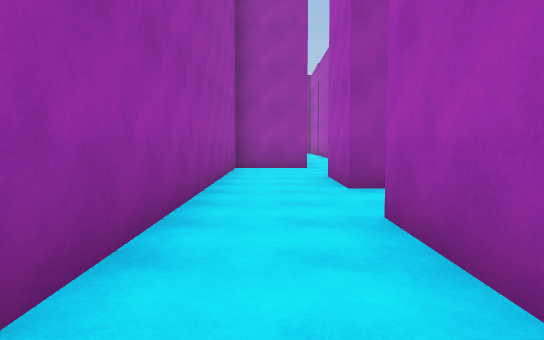
view 1 (above)

24 first-person views from a walk through a Unity game level. The camera is 1.3 m above the floor, tilts 4° down and sees 70° across. The floor is counted in squares, 2 m on a side. Each view is taken from the middle of a square. On the plan, view 1 faces up. The plan holds only what a view shows up to about 11 squares ahead; the rest is blank. The place goes on beyond the plan. The player is left out.

view 2
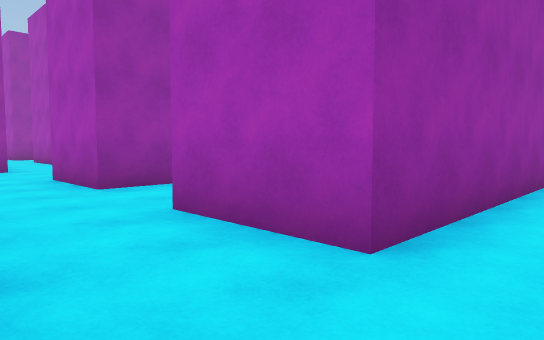

view 3
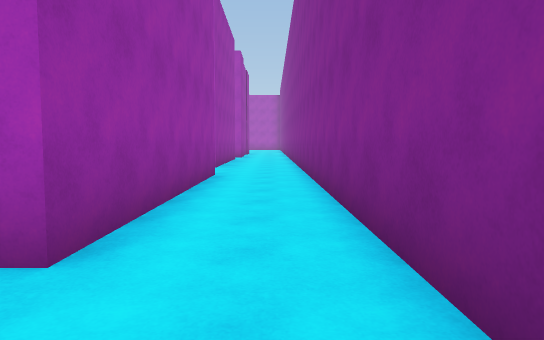

view 4
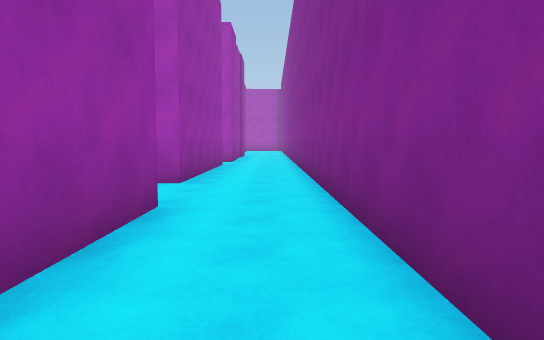

view 5
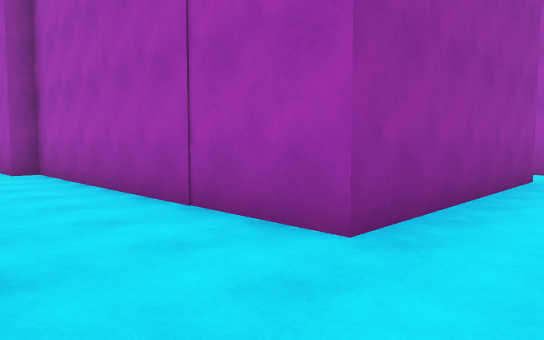

view 6
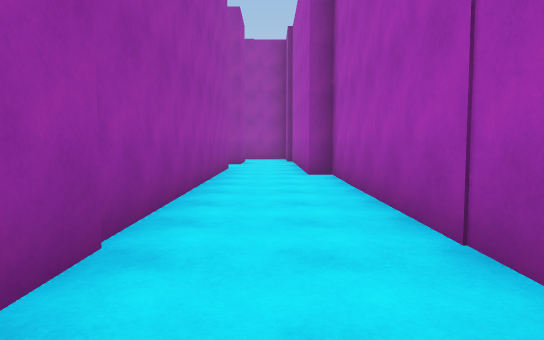

view 7
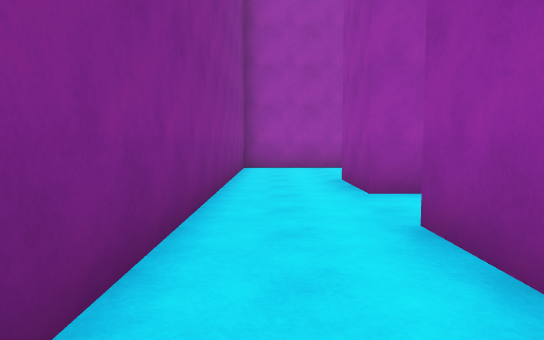

view 8
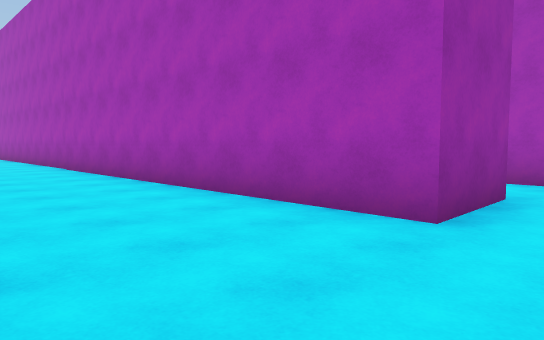

view 9
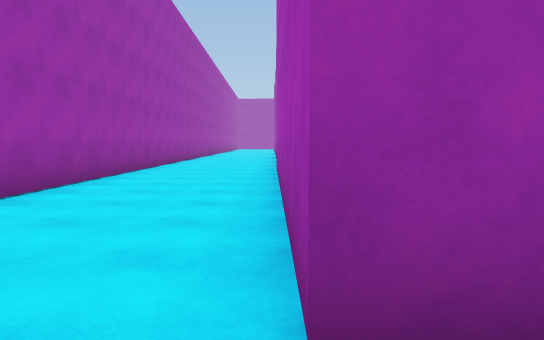

view 10
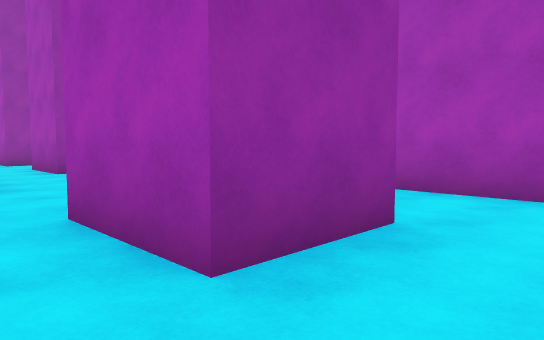

view 11
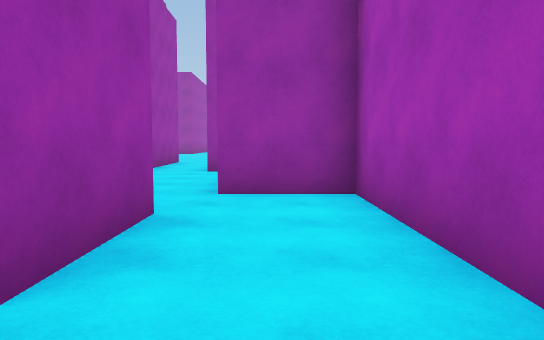

view 12
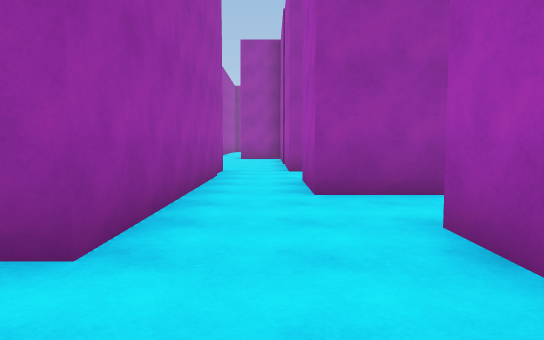

view 13
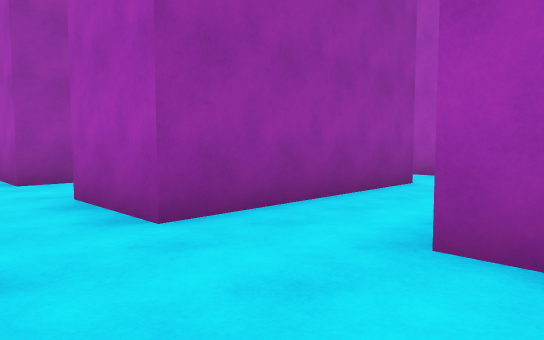

view 14
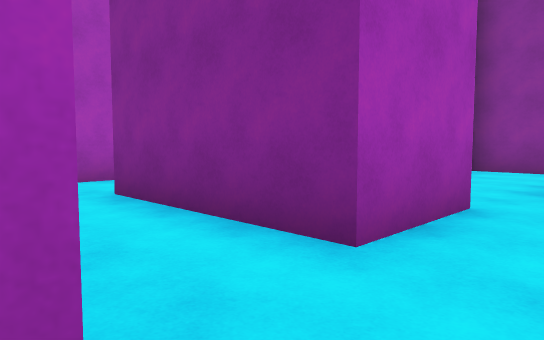

view 15
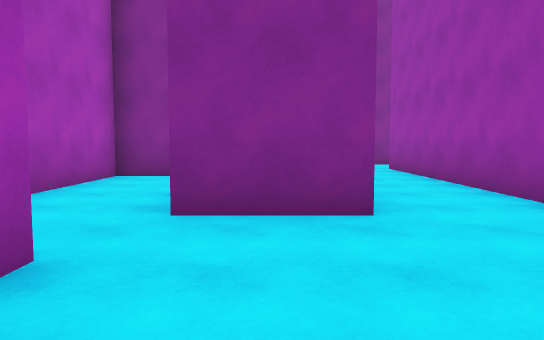

view 16
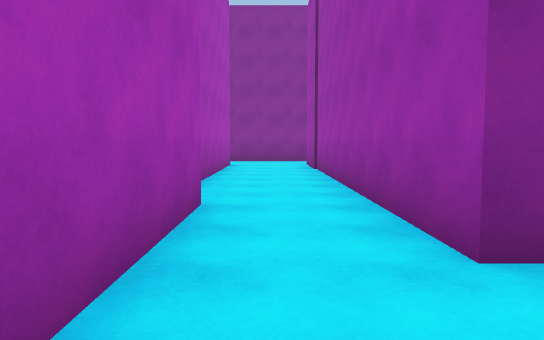

view 17
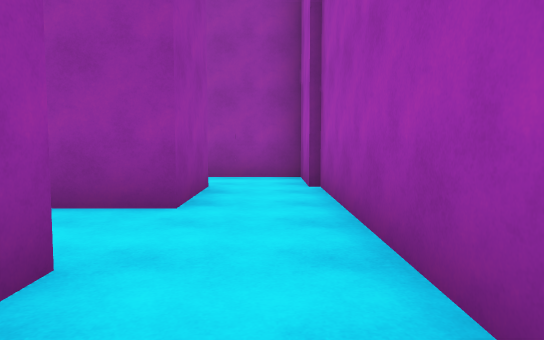

view 18
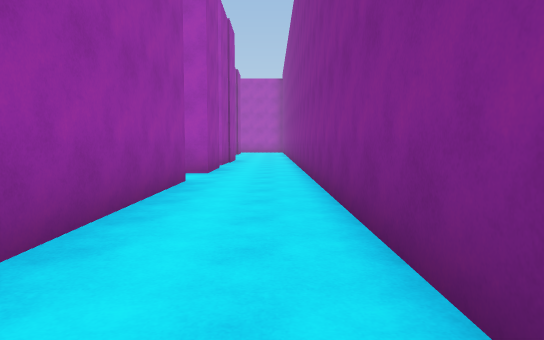

view 19
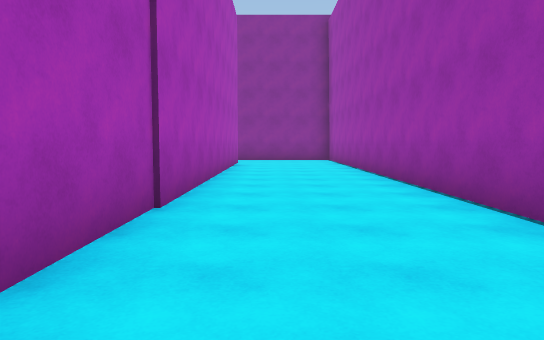

view 20
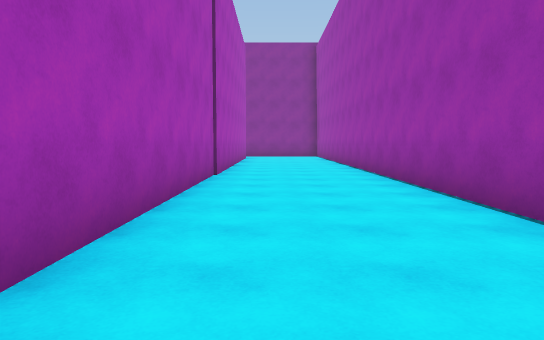

view 21
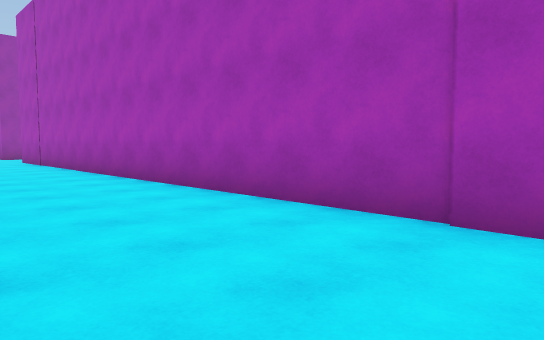

view 22
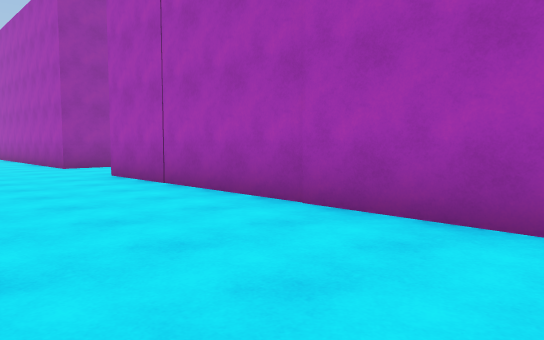

view 23
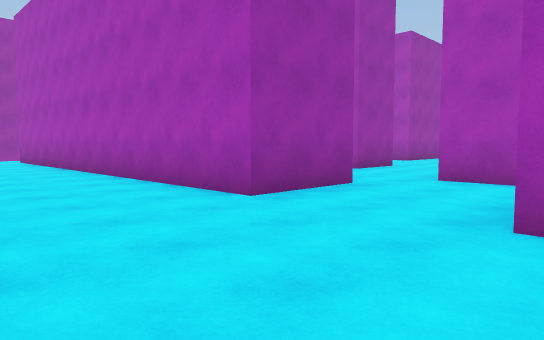

view 24
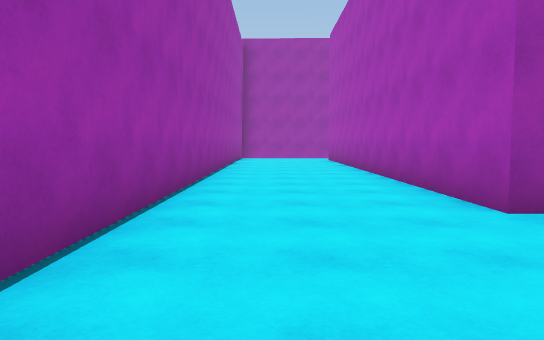

### Floor plan
Ten units are one square. View 1 is at (0, 0); x grows to the right and y downward. Boxes are objects, and circles mark ways between rooms. Rooms are numbered by the first view taken in them; rooms with no view inside come last. Other rooms are left out.
<svg viewBox="-68 -360 237 372">
<path fill="none" stroke="#000" d="M-62 -149 -62 7 164 7M8 -245 8 -258M-15 -265 -29 -265 -29 -355M69 -85 69 -21M-9 -12 -29 -12 -29 -238M70 -12 10 -12M-63 -340 -63 -248M146 -15 92 -15 92 -89 88 -89M36 -34 51 -34 51 -74M29 -75 29 -55 10 -55 10 -75M-9 -74 -9 -12M10 -12 10 -34M10 -75 29 -75M35 -128 25 -128 25 -149M51 -74 51 -89 33 -89 33 -109M9 -144 9 -101 -9 -101 -9 -74M71 -148 71 -128M87 -156 87 -164 68 -164M87 -126 87 -155M71 -128 35 -128M88 -89 87 -126M33 -109 69 -109 69 -85"/>
<circle cx="0" cy="-25" r="3" fill="#2a7"/>
<circle cx="80" cy="-90" r="3" fill="#2a7"/>
<circle cx="0" cy="-65" r="3" fill="#2a7"/>
<circle cx="40" cy="-65" r="3" fill="#2a7"/>
<circle cx="40" cy="-120" r="3" fill="#2a7"/>
<circle cx="80" cy="-135" r="3" fill="#2a7"/>
<text x="-30" y="-150">1</text>
<text x="20" y="-50">2</text>
<text x="20" y="-100">3</text>
<text x="70" y="-150">4</text>
<text x="70" y="-110">5</text>
</svg>
Room 1 opens to room 2. Room 1 opens to room 5. Room 2 opens to room 3. Room 3 opens to room 5. Room 4 opens to room 5.

Where each view was taken, in squares from view 1:
view 1: 0 up, 0 right, facing up
view 2: 0 up, 1 left, facing up-right
view 3: 0 up, 1 left, facing right
view 4: 0 up, 3 right, facing right
view 5: 0 up, 7 right, facing up-right
view 6: 1 up, 8 right, facing up
view 7: 0 up, 4 right, facing left
view 8: 0 up, 6 left, facing up-right
view 9: 0 up, 3 left, facing up
view 10: 4 up, 0 right, facing up-right
view 11: 4 up, 4 right, facing up
view 12: 8 up, 2 right, facing up
view 13: 10 up, 1 right, facing up-right
view 14: 13 up, 2 right, facing down-right
view 15: 11 up, 2 right, facing down
view 16: 13 up, 8 right, facing down
view 17: 9 up, 8 right, facing up
view 18: 0 up, 8 right, facing right
view 19: 14 up, 4 left, facing down
view 20: 18 up, 4 left, facing down
view 21: 9 up, 6 left, facing up-right
view 22: 16 up, 6 left, facing up-right
view 23: 23 up, 6 left, facing up-right
view 24: 23 up, 5 left, facing up
